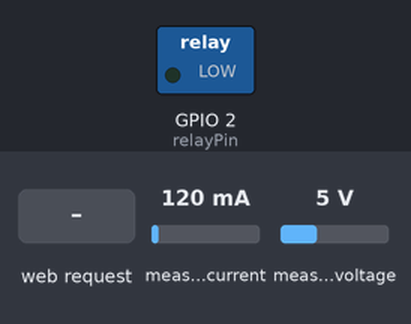
Simulated run of this sketch. Board: ESP8266 (NodeMCU). Parts: switched loads named in the sketch (green lamp = pin HIGH). The inputs (shaded band) are chosen by the test bench; at power-on: measured current 120 mA, measured voltage 5 V. WiFi joins after 1.5 s; servers stay silent unless stated; what the sketch prints to the serial monitor is not drawn.

Above: at 3.3 s.
3.4 s: HTTP request GET /relay/on received
At 4.6 s:
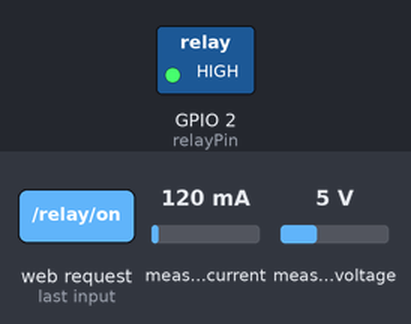
4.9 s: HTTP request GET /relay/off received
At 7.0 s:
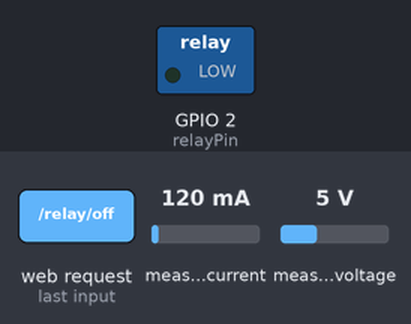
Timing chart, 0 to 8.5 s (numbered marks = the images above; inputs shaded):
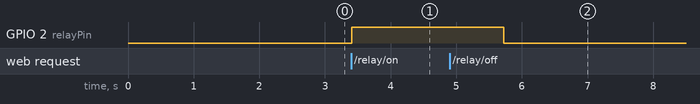

The sketch:

ESP-01_RELAY+PZEM004T.ino
```cpp
#include <ESP8266WiFi.h>
#include <PZEM004Tv30.h>

// Deklarasi SSID dan password WiFi
const char* ssid = "HOKYA2";
const char* password = "NOCONCIBAOTROSHIJOS";

// Objek WiFi Server
WiFiServer server(80);

// Objek sensor PZEM
PZEM004Tv30 pzem1(8, 0);  // GPIO2 (Tx) ke Rx PZEM; GPIO0 (Rx) ke Tx PZEM

// Pin untuk relay
const int relayPin = 2; // GPIO2

// Variabel untuk menyimpan data sensor
float voltage1, current1, power1, energy1, frequency1, pf1;

void setup() {
  Serial.begin(9600);
  delay(100);

  // Inisialisasi pin relay
  pinMode(relayPin, OUTPUT);
  digitalWrite(relayPin, LOW); // Relay awal dalam keadaan OFF

  // Menghubungkan ke jaringan WiFi
  WiFi.begin(ssid, password);
  while (WiFi.status() != WL_CONNECTED) {
    delay(1000);
    Serial.println("Connecting to WiFi...");
  }
  Serial.println("Connected to WiFi");

  // Memulai server pada port 80
  server.begin();
  Serial.println("Server started");

  // Menampilkan IP awal
  Serial.print("IP Address: ");
  Serial.println(WiFi.localIP()); // Menampilkan IP ESP ke Serial Monitor
}

void loop() {
  // Membaca data dari sensor PZEM
  voltage1 = zeroIfNan(pzem1.voltage());
  current1 = zeroIfNan(pzem1.current());
  power1 = zeroIfNan(pzem1.power());
  energy1 = zeroIfNan(pzem1.energy());
  frequency1 = zeroIfNan(pzem1.frequency());
  pf1 = zeroIfNan(pzem1.pf());

  // Menampilkan data ke Serial Monitor
  Serial.printf("Voltage: %.2f V\n", voltage1);
  Serial.printf("Current: %.2f A\n", current1);
  Serial.printf("Power: %.2f W\n", power1);
  Serial.printf("Energy: %.2f kWh\n", energy1);
  Serial.printf("Frequency: %.2f Hz\n", frequency1);
  Serial.printf("Power Factor: %.2f\n", pf1);
  Serial.println("-------------------------------");

  // Menampilkan IP setiap 5 detik
  static unsigned long lastIPPrint = 0;
  if (millis() - lastIPPrint >= 5000) {
    lastIPPrint = millis();
    Serial.print("IP Address: ");
    Serial.println(WiFi.localIP());
  }

  // Menangani permintaan klien
  WiFiClient client = server.available();
  if (client) {
    handleClient(client);
  }

  delay(1000);
}

// Fungsi untuk mengatasi nilai NaN (Not a Number)
float zeroIfNan(float v) {
  return isnan(v) ? 0 : v;
}

// Fungsi untuk menangani permintaan klien
void handleClient(WiFiClient client) {
  String request = client.readStringUntil('\r');
  client.flush();

  // Mengontrol relay
  if (request.indexOf("/relay/on") != -1) {
    digitalWrite(relayPin, HIGH); // Menyalakan relay
  } else if (request.indexOf("/relay/off") != -1) {
    digitalWrite(relayPin, LOW); // Mematikan relay
  }

  // Membalas permintaan klien
  client.println("HTTP/1.1 200 OK");
  client.println("Content-Type: text/html");
  client.println("Connection: close");
  client.println();

  // Halaman HTML
  client.println("<!DOCTYPE HTML>");
  client.println("<html>");
  client.println("<h1>Data Sensor PZEM</h1>");
  client.println("<p>Voltage: " + String(voltage1) + " V</p>");
  client.println("<p>Current: " + String(current1) + " A</p>");
  client.println("<p>Power: " + String(power1) + " W</p>");
  client.println("<p>Energy: " + String(energy1) + " kWh</p>");
  client.println("<p>Frequency: " + String(frequency1) + " Hz</p>");
  client.println("<p>Power Factor: " + String(pf1) + "</p>");
  client.println("<h2>Relay Control</h2>");
  client.println("<p><a href=\"/relay/on\">Turn Relay ON</a></p>");
  client.println("<p><a href=\"/relay/off\">Turn Relay OFF</a></p>");
  client.println("</html>");
  delay(1);
}
```

Measured:
- after the input at 3.4 s, GPIO 2 (relayPin): LOW → HIGH at once
- after the input at 4.9 s, GPIO 2 (relayPin): HIGH → LOW after 0.82 s
